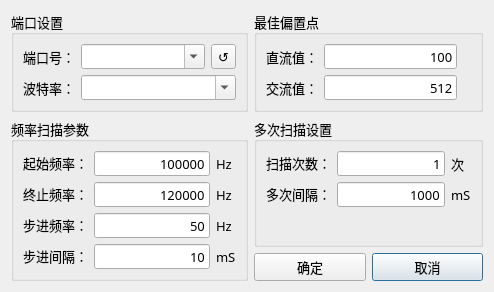
<?xml version="1.0" encoding="UTF-8"?>
<ui version="4.0">
 <class>CommConfigDlg</class>
 <widget class="QDialog" name="CommConfigDlg">
  <property name="geometry">
   <rect>
    <x>0</x>
    <y>0</y>
    <width>494</width>
    <height>288</height>
   </rect>
  </property>
  <property name="font">
   <font>
    <family>微软雅黑</family>
    <pointsize>10</pointsize>
   </font>
  </property>
  <property name="windowTitle">
   <string>Dialog</string>
  </property>
  <layout class="QGridLayout" name="gridLayout_2">
   <item row="0" column="0">
    <widget class="QGroupBox" name="groupBox">
     <property name="minimumSize">
      <size>
       <width>170</width>
       <height>0</height>
      </size>
     </property>
     <property name="font">
      <font>
       <family>微软雅黑</family>
       <pointsize>10</pointsize>
      </font>
     </property>
     <property name="title">
      <string>端口设置</string>
     </property>
     <layout class="QGridLayout" name="gridLayout">
      <item row="0" column="1">
       <widget class="QComboBox" name="cbPortList">
        <property name="sizePolicy">
         <sizepolicy hsizetype="Expanding" vsizetype="Fixed">
          <horstretch>0</horstretch>
          <verstretch>0</verstretch>
         </sizepolicy>
        </property>
        <property name="minimumSize">
         <size>
          <width>10</width>
          <height>25</height>
         </size>
        </property>
        <property name="editable">
         <bool>true</bool>
        </property>
       </widget>
      </item>
      <item row="0" column="0">
       <widget class="QLabel" name="label_6">
        <property name="sizePolicy">
         <sizepolicy hsizetype="Maximum" vsizetype="Fixed">
          <horstretch>0</horstretch>
          <verstretch>0</verstretch>
         </sizepolicy>
        </property>
        <property name="minimumSize">
         <size>
          <width>0</width>
          <height>25</height>
         </size>
        </property>
        <property name="text">
         <string>端口号：</string>
        </property>
       </widget>
      </item>
      <item row="1" column="0">
       <widget class="QLabel" name="label_2">
        <property name="sizePolicy">
         <sizepolicy hsizetype="Maximum" vsizetype="Fixed">
          <horstretch>0</horstretch>
          <verstretch>0</verstretch>
         </sizepolicy>
        </property>
        <property name="minimumSize">
         <size>
          <width>0</width>
          <height>25</height>
         </size>
        </property>
        <property name="text">
         <string>波特率：</string>
        </property>
       </widget>
      </item>
      <item row="1" column="1" colspan="2">
       <widget class="QComboBox" name="cbBaudRate">
        <property name="sizePolicy">
         <sizepolicy hsizetype="Expanding" vsizetype="Fixed">
          <horstretch>0</horstretch>
          <verstretch>0</verstretch>
         </sizepolicy>
        </property>
        <property name="minimumSize">
         <size>
          <width>0</width>
          <height>25</height>
         </size>
        </property>
        <property name="editable">
         <bool>true</bool>
        </property>
        <property name="currentIndex">
         <number>-1</number>
        </property>
       </widget>
      </item>
      <item row="2" column="1">
       <spacer name="verticalSpacer_5">
        <property name="orientation">
         <enum>Qt::Vertical</enum>
        </property>
        <property name="sizeHint" stdset="0">
         <size>
          <width>20</width>
          <height>40</height>
         </size>
        </property>
       </spacer>
      </item>
      <item row="0" column="2">
       <widget class="QToolButton" name="pbReloadPort">
        <property name="sizePolicy">
         <sizepolicy hsizetype="Maximum" vsizetype="Maximum">
          <horstretch>0</horstretch>
          <verstretch>0</verstretch>
         </sizepolicy>
        </property>
        <property name="maximumSize">
         <size>
          <width>25</width>
          <height>25</height>
         </size>
        </property>
        <property name="text">
         <string>↺</string>
        </property>
       </widget>
      </item>
     </layout>
    </widget>
   </item>
   <item row="2" column="2">
    <widget class="QPushButton" name="pbCancel">
     <property name="text">
      <string>取消</string>
     </property>
    </widget>
   </item>
   <item row="1" column="0" rowspan="2">
    <widget class="QGroupBox" name="groupBox_2">
     <property name="font">
      <font>
       <family>微软雅黑</family>
       <pointsize>10</pointsize>
      </font>
     </property>
     <property name="title">
      <string>频率扫描参数</string>
     </property>
     <layout class="QGridLayout" name="gridLayout_7">
      <item row="3" column="0">
       <widget class="QLabel" name="label_11">
        <property name="sizePolicy">
         <sizepolicy hsizetype="Fixed" vsizetype="Fixed">
          <horstretch>0</horstretch>
          <verstretch>0</verstretch>
         </sizepolicy>
        </property>
        <property name="font">
         <font>
          <family>微软雅黑</family>
          <pointsize>10</pointsize>
          <weight>50</weight>
          <italic>false</italic>
          <bold>false</bold>
         </font>
        </property>
        <property name="text">
         <string>步进间隔：</string>
        </property>
       </widget>
      </item>
      <item row="2" column="2">
       <widget class="QLabel" name="label_10">
        <property name="font">
         <font>
          <family>微软雅黑</family>
          <pointsize>10</pointsize>
          <weight>50</weight>
          <italic>false</italic>
          <bold>false</bold>
         </font>
        </property>
        <property name="text">
         <string>Hz</string>
        </property>
       </widget>
      </item>
      <item row="0" column="0">
       <widget class="QLabel" name="lbStartFre">
        <property name="sizePolicy">
         <sizepolicy hsizetype="Fixed" vsizetype="Fixed">
          <horstretch>0</horstretch>
          <verstretch>0</verstretch>
         </sizepolicy>
        </property>
        <property name="font">
         <font>
          <family>微软雅黑</family>
          <pointsize>10</pointsize>
          <weight>50</weight>
          <italic>false</italic>
          <bold>false</bold>
         </font>
        </property>
        <property name="text">
         <string>起始频率：</string>
        </property>
       </widget>
      </item>
      <item row="0" column="2">
       <widget class="QLabel" name="label_16">
        <property name="font">
         <font>
          <family>微软雅黑</family>
          <pointsize>10</pointsize>
          <weight>50</weight>
          <italic>false</italic>
          <bold>false</bold>
         </font>
        </property>
        <property name="text">
         <string>Hz</string>
        </property>
       </widget>
      </item>
      <item row="1" column="1">
       <widget class="QLineEdit" name="stopFreqlineEdit">
        <property name="minimumSize">
         <size>
          <width>0</width>
          <height>25</height>
         </size>
        </property>
        <property name="layoutDirection">
         <enum>Qt::RightToLeft</enum>
        </property>
        <property name="styleSheet">
         <string notr="true"/>
        </property>
        <property name="text">
         <string>120000</string>
        </property>
        <property name="alignment">
         <set>Qt::AlignRight|Qt::AlignTrailing|Qt::AlignVCenter</set>
        </property>
       </widget>
      </item>
      <item row="3" column="2">
       <widget class="QLabel" name="label_14">
        <property name="font">
         <font>
          <family>微软雅黑</family>
          <pointsize>10</pointsize>
          <weight>50</weight>
          <italic>false</italic>
          <bold>false</bold>
         </font>
        </property>
        <property name="text">
         <string>mS</string>
        </property>
       </widget>
      </item>
      <item row="3" column="1">
       <widget class="QLineEdit" name="oneStepTimelineEdit">
        <property name="minimumSize">
         <size>
          <width>0</width>
          <height>25</height>
         </size>
        </property>
        <property name="layoutDirection">
         <enum>Qt::RightToLeft</enum>
        </property>
        <property name="styleSheet">
         <string notr="true"/>
        </property>
        <property name="text">
         <string>10</string>
        </property>
        <property name="alignment">
         <set>Qt::AlignRight|Qt::AlignTrailing|Qt::AlignVCenter</set>
        </property>
       </widget>
      </item>
      <item row="1" column="2">
       <widget class="QLabel" name="label_12">
        <property name="font">
         <font>
          <family>微软雅黑</family>
          <pointsize>10</pointsize>
          <weight>50</weight>
          <italic>false</italic>
          <bold>false</bold>
         </font>
        </property>
        <property name="text">
         <string>Hz</string>
        </property>
       </widget>
      </item>
      <item row="0" column="1">
       <widget class="QLineEdit" name="StartFreqlineEdit">
        <property name="minimumSize">
         <size>
          <width>0</width>
          <height>25</height>
         </size>
        </property>
        <property name="layoutDirection">
         <enum>Qt::RightToLeft</enum>
        </property>
        <property name="styleSheet">
         <string notr="true"/>
        </property>
        <property name="text">
         <string>100000</string>
        </property>
        <property name="alignment">
         <set>Qt::AlignRight|Qt::AlignTrailing|Qt::AlignVCenter</set>
        </property>
       </widget>
      </item>
      <item row="2" column="0">
       <widget class="QLabel" name="label_9">
        <property name="sizePolicy">
         <sizepolicy hsizetype="Fixed" vsizetype="Fixed">
          <horstretch>0</horstretch>
          <verstretch>0</verstretch>
         </sizepolicy>
        </property>
        <property name="font">
         <font>
          <family>微软雅黑</family>
          <pointsize>10</pointsize>
          <weight>50</weight>
          <italic>false</italic>
          <bold>false</bold>
         </font>
        </property>
        <property name="text">
         <string>步进频率：</string>
        </property>
       </widget>
      </item>
      <item row="2" column="1">
       <widget class="QLineEdit" name="StepFreqlineEdit">
        <property name="minimumSize">
         <size>
          <width>0</width>
          <height>25</height>
         </size>
        </property>
        <property name="layoutDirection">
         <enum>Qt::RightToLeft</enum>
        </property>
        <property name="styleSheet">
         <string notr="true"/>
        </property>
        <property name="text">
         <string>50</string>
        </property>
        <property name="alignment">
         <set>Qt::AlignRight|Qt::AlignTrailing|Qt::AlignVCenter</set>
        </property>
       </widget>
      </item>
      <item row="1" column="0">
       <widget class="QLabel" name="lbStopFre">
        <property name="sizePolicy">
         <sizepolicy hsizetype="Fixed" vsizetype="Fixed">
          <horstretch>0</horstretch>
          <verstretch>0</verstretch>
         </sizepolicy>
        </property>
        <property name="font">
         <font>
          <family>微软雅黑</family>
          <pointsize>10</pointsize>
          <weight>50</weight>
          <italic>false</italic>
          <bold>false</bold>
         </font>
        </property>
        <property name="text">
         <string>终止频率：</string>
        </property>
       </widget>
      </item>
      <item row="4" column="1">
       <spacer name="verticalSpacer_3">
        <property name="orientation">
         <enum>Qt::Vertical</enum>
        </property>
        <property name="sizeHint" stdset="0">
         <size>
          <width>20</width>
          <height>40</height>
         </size>
        </property>
       </spacer>
      </item>
     </layout>
    </widget>
   </item>
   <item row="2" column="1">
    <widget class="QPushButton" name="pbOK">
     <property name="text">
      <string>确定</string>
     </property>
    </widget>
   </item>
   <item row="1" column="1" colspan="2">
    <widget class="QGroupBox" name="groupBox_4">
     <property name="font">
      <font>
       <family>微软雅黑</family>
       <pointsize>10</pointsize>
      </font>
     </property>
     <property name="title">
      <string>多次扫描设置</string>
     </property>
     <layout class="QGridLayout" name="gridLayout_11">
      <item row="0" column="2">
       <widget class="QLabel" name="label_34">
        <property name="font">
         <font>
          <family>微软雅黑</family>
          <pointsize>10</pointsize>
          <weight>50</weight>
          <italic>false</italic>
          <bold>false</bold>
         </font>
        </property>
        <property name="text">
         <string>次</string>
        </property>
       </widget>
      </item>
      <item row="1" column="0">
       <widget class="QLabel" name="label_36">
        <property name="sizePolicy">
         <sizepolicy hsizetype="Fixed" vsizetype="Fixed">
          <horstretch>0</horstretch>
          <verstretch>0</verstretch>
         </sizepolicy>
        </property>
        <property name="text">
         <string>多次间隔：</string>
        </property>
       </widget>
      </item>
      <item row="0" column="1">
       <widget class="QLineEdit" name="scanNumlineEdit">
        <property name="minimumSize">
         <size>
          <width>0</width>
          <height>25</height>
         </size>
        </property>
        <property name="layoutDirection">
         <enum>Qt::RightToLeft</enum>
        </property>
        <property name="styleSheet">
         <string notr="true"/>
        </property>
        <property name="text">
         <string>1</string>
        </property>
        <property name="alignment">
         <set>Qt::AlignRight|Qt::AlignTrailing|Qt::AlignVCenter</set>
        </property>
       </widget>
      </item>
      <item row="1" column="1">
       <widget class="QLineEdit" name="multiScanlineEdit">
        <property name="minimumSize">
         <size>
          <width>0</width>
          <height>25</height>
         </size>
        </property>
        <property name="layoutDirection">
         <enum>Qt::RightToLeft</enum>
        </property>
        <property name="styleSheet">
         <string notr="true"/>
        </property>
        <property name="text">
         <string>1000</string>
        </property>
        <property name="alignment">
         <set>Qt::AlignRight|Qt::AlignTrailing|Qt::AlignVCenter</set>
        </property>
       </widget>
      </item>
      <item row="1" column="2">
       <widget class="QLabel" name="label_35">
        <property name="font">
         <font>
          <family>微软雅黑</family>
          <pointsize>10</pointsize>
          <weight>50</weight>
          <italic>false</italic>
          <bold>false</bold>
         </font>
        </property>
        <property name="text">
         <string>mS</string>
        </property>
       </widget>
      </item>
      <item row="0" column="0">
       <widget class="QLabel" name="label_37">
        <property name="sizePolicy">
         <sizepolicy hsizetype="Fixed" vsizetype="Fixed">
          <horstretch>0</horstretch>
          <verstretch>0</verstretch>
         </sizepolicy>
        </property>
        <property name="text">
         <string>扫描次数：</string>
        </property>
       </widget>
      </item>
      <item row="2" column="1">
       <spacer name="verticalSpacer_4">
        <property name="orientation">
         <enum>Qt::Vertical</enum>
        </property>
        <property name="sizeHint" stdset="0">
         <size>
          <width>20</width>
          <height>40</height>
         </size>
        </property>
       </spacer>
      </item>
     </layout>
    </widget>
   </item>
   <item row="0" column="1" colspan="2">
    <widget class="QGroupBox" name="groupBox_6">
     <property name="sizePolicy">
      <sizepolicy hsizetype="Preferred" vsizetype="Preferred">
       <horstretch>0</horstretch>
       <verstretch>0</verstretch>
      </sizepolicy>
     </property>
     <property name="font">
      <font>
       <family>微软雅黑</family>
       <pointsize>10</pointsize>
      </font>
     </property>
     <property name="title">
      <string>最佳偏置点</string>
     </property>
     <layout class="QGridLayout" name="gridLayout_12">
      <item row="1" column="1">
       <widget class="QLineEdit" name="leOptimalAC">
        <property name="minimumSize">
         <size>
          <width>0</width>
          <height>25</height>
         </size>
        </property>
        <property name="text">
         <string>512</string>
        </property>
        <property name="alignment">
         <set>Qt::AlignRight|Qt::AlignTrailing|Qt::AlignVCenter</set>
        </property>
       </widget>
      </item>
      <item row="0" column="2">
       <widget class="QLabel" name="label_38">
        <property name="font">
         <font>
          <family>微软雅黑</family>
          <pointsize>10</pointsize>
          <weight>50</weight>
          <italic>false</italic>
          <bold>false</bold>
         </font>
        </property>
        <property name="text">
         <string/>
        </property>
       </widget>
      </item>
      <item row="0" column="1">
       <widget class="QLineEdit" name="leOptimalDC">
        <property name="minimumSize">
         <size>
          <width>0</width>
          <height>25</height>
         </size>
        </property>
        <property name="text">
         <string>100</string>
        </property>
        <property name="alignment">
         <set>Qt::AlignRight|Qt::AlignTrailing|Qt::AlignVCenter</set>
        </property>
       </widget>
      </item>
      <item row="1" column="0">
       <widget class="QLabel" name="label_40">
        <property name="text">
         <string>交流值：</string>
        </property>
       </widget>
      </item>
      <item row="1" column="2">
       <widget class="QLabel" name="label_41">
        <property name="font">
         <font>
          <family>微软雅黑</family>
          <pointsize>10</pointsize>
          <weight>50</weight>
          <italic>false</italic>
          <bold>false</bold>
         </font>
        </property>
        <property name="text">
         <string/>
        </property>
       </widget>
      </item>
      <item row="0" column="0">
       <widget class="QLabel" name="label_39">
        <property name="text">
         <string>直流值：</string>
        </property>
       </widget>
      </item>
      <item row="2" column="0">
       <spacer name="verticalSpacer">
        <property name="orientation">
         <enum>Qt::Vertical</enum>
        </property>
        <property name="sizeHint" stdset="0">
         <size>
          <width>20</width>
          <height>40</height>
         </size>
        </property>
       </spacer>
      </item>
     </layout>
    </widget>
   </item>
  </layout>
 </widget>
 <resources/>
 <connections>
  <connection>
   <sender>pbOK</sender>
   <signal>clicked()</signal>
   <receiver>CommConfigDlg</receiver>
   <slot>accept()</slot>
   <hints>
    <hint type="sourcelabel">
     <x>315</x>
     <y>265</y>
    </hint>
    <hint type="destinationlabel">
     <x>246</x>
     <y>143</y>
    </hint>
   </hints>
  </connection>
  <connection>
   <sender>pbCancel</sender>
   <signal>clicked()</signal>
   <receiver>CommConfigDlg</receiver>
   <slot>close()</slot>
   <hints>
    <hint type="sourcelabel">
     <x>430</x>
     <y>265</y>
    </hint>
    <hint type="destinationlabel">
     <x>246</x>
     <y>143</y>
    </hint>
   </hints>
  </connection>
 </connections>
</ui>
